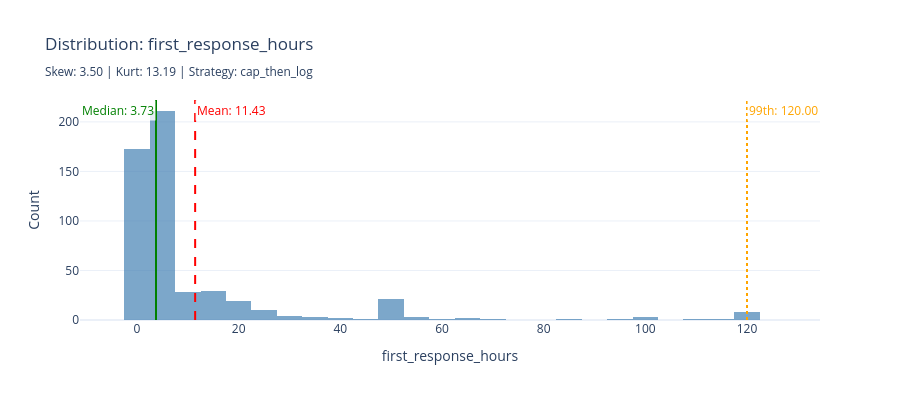
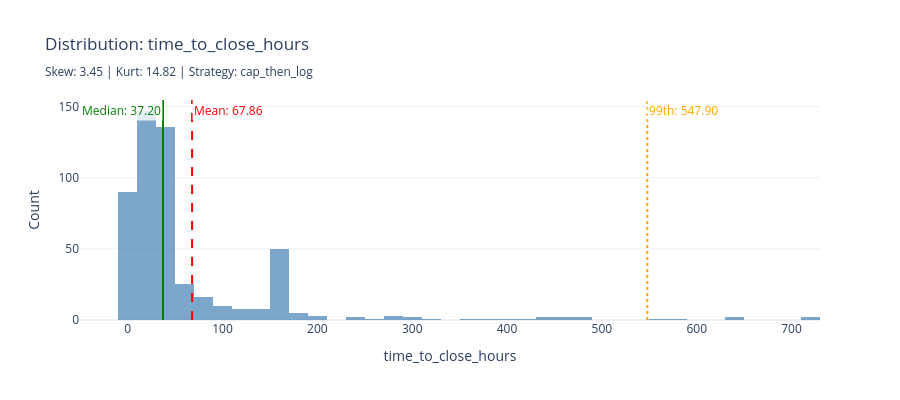
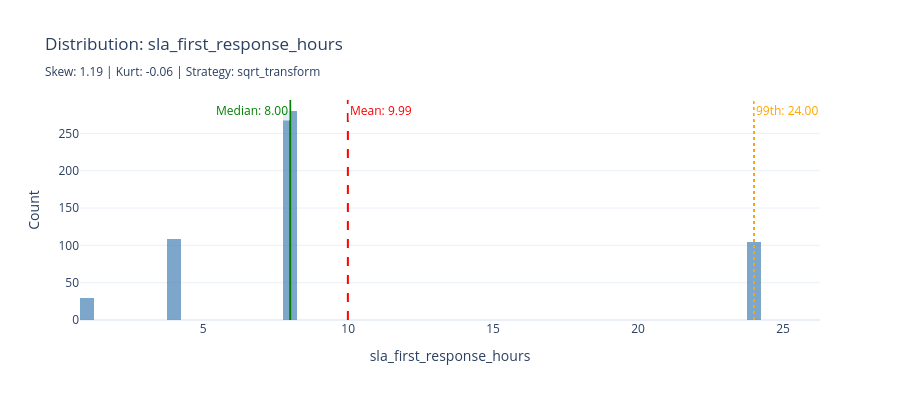
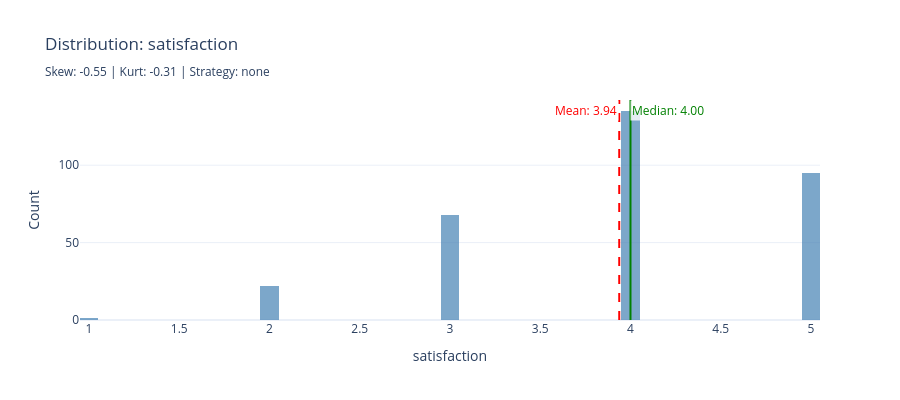

The notebook cell saved with these charts, in order:
### Markdown cell above
## 2.4 Numeric Columns Analysis

**📖 How to Interpret These Charts:**
- **Red dashed line** = Mean (sensitive to outliers)
- **Green solid line** = Median (robust to outliers)
- **Large gap between mean and median** = Skewed distribution
- **Long right tail** = Positive skew (common in count/amount data)

**📖 Understanding Distribution Metrics**

| Metric | Interpretation | Action |
|--------|---------------|--------|
| **Skewness** | Measures asymmetry | \|skew\| > 1: Consider log transform |
| **Kurtosis** | Measures tail heaviness | kurt > 10: Cap outliers before transform |
| **Zero %** | Percentage of zeros | > 40%: Use zero-inflation handling |

**📖 Transformation Decision Tree:**
1. If zeros > 40% → Create binary indicator + log(non-zeros)
2. If \|skewness\| > 1 AND kurtosis > 10 → Cap then log
3. If \|skewness\| > 1 → Log transform
4. If kurtosis > 10 → Cap outliers only
5. Otherwise → Standard scaling is sufficient

### Code cell
# Use framework's DistributionAnalyzer for comprehensive analysis
analyzer = DistributionAnalyzer()

numeric_cols = [
    name for name, col in findings.columns.items()
    if col.inferred_type in [ColumnType.NUMERIC_CONTINUOUS, ColumnType.NUMERIC_DISCRETE]
    and name not in TEMPORAL_METADATA_COLS
]

# Analyze all numeric columns using the framework
analyses = analyzer.analyze_dataframe(df, numeric_cols)
recommendations = {col: analyzer.recommend_transformation(analysis)
                   for col, analysis in analyses.items()}

for col_name in numeric_cols:
    col_info = findings.columns[col_name]
    analysis = analyses.get(col_name)
    rec = recommendations.get(col_name)

    print(f"\n{'='*70}")
    print(f"Column: {col_name}")
    print(f"Type: {col_info.inferred_type.value} (Confidence: {col_info.confidence:.0%})")
    print("-" * 70)

    if analysis:
        print("📊 Distribution Statistics:")
        print(f"   Mean: {analysis.mean:.3f}  |  Median: {analysis.median:.3f}  |  Std: {analysis.std:.3f}")
        print(f"   Range: [{analysis.min_value:.3f}, {analysis.max_value:.3f}]")
        print(f"   Percentiles: 1%={analysis.percentiles['p1']:.3f}, 25%={analysis.q1:.3f}, 75%={analysis.q3:.3f}, 99%={analysis.percentiles['p99']:.3f}")
        print("\n📈 Shape Analysis:")
        skew_label = '(Right-skewed)' if analysis.skewness > 0.5 else '(Left-skewed)' if analysis.skewness < -0.5 else '(Symmetric)'
        print(f"   Skewness: {analysis.skewness:.2f} {skew_label}")
        kurt_label = '(Heavy tails/outliers)' if analysis.kurtosis > 3 else '(Light tails)'
        print(f"   Kurtosis: {analysis.kurtosis:.2f} {kurt_label}")
        print(f"   Zeros: {analysis.zero_count:,} ({analysis.zero_percentage:.1f}%)")
        print(f"   Outliers (IQR): {analysis.outlier_count_iqr:,} ({analysis.outlier_percentage:.1f}%)")

        if rec:
            print(f"\n🔧 Recommended Transformation: {rec.recommended_transform.value}")
            print(f"   Reason: {rec.reason}")
            print(f"   Priority: {rec.priority}")
            if rec.warnings:
                for warn in rec.warnings:
                    print(f"   ⚠️ {warn}")

    # Create enhanced histogram with Plotly
    data = df[col_name].dropna()
    fig = go.Figure()

    fig.add_trace(go.Histogram(x=data, nbinsx=50, name='Distribution',
                                marker_color='steelblue', opacity=0.7))

    # Calculate mean and median
    mean_val = data.mean()
    median_val = data.median()

    # Position labels on opposite sides (left/right) to avoid overlap
    # The larger value gets right-justified, smaller gets left-justified
    mean_position = "top right" if mean_val >= median_val else "top left"
    median_position = "top left" if mean_val >= median_val else "top right"

    # Add mean line
    fig.add_vline(
        x=mean_val,
        line_dash="dash",
        line_color="red",
        annotation_text=f"Mean: {mean_val:.2f}",
        annotation_position=mean_position,
        annotation_font_color="red",
        annotation_bgcolor="rgba(255,255,255,0.8)"
    )

    # Add median line
    fig.add_vline(
        x=median_val,
        line_dash="solid",
        line_color="green",
        annotation_text=f"Median: {median_val:.2f}",
        annotation_position=median_position,
        annotation_font_color="green",
        annotation_bgcolor="rgba(255,255,255,0.8)"
    )

    # Add 99th percentile marker if there are outliers
    if analysis and analysis.outlier_percentage > 5:
        fig.add_vline(x=analysis.percentiles['p99'], line_dash="dot", line_color="orange",
                      annotation_text=f"99th: {analysis.percentiles['p99']:.2f}",
                      annotation_position="top right",
                      annotation_font_color="orange",
                      annotation_bgcolor="rgba(255,255,255,0.8)")

    transform_label = rec.recommended_transform.value if rec else "none"
    fig.update_layout(
        title=f"Distribution: {col_name}<br><sub>Skew: {analysis.skewness:.2f} | Kurt: {analysis.kurtosis:.2f} | Strategy: {transform_label}</sub>",
        xaxis_title=col_name,
        yaxis_title="Count",
        template='plotly_white',
        height=400
    )
    display_figure(fig)

### Figure 1 — Plotly figure (JSON) as saved in the notebook; plotly's stock layout.template omitted (floating-point values rounded to 4 significant figures; data arrays with more than 128 entries replaced by an {"elided": "..."} marker saying what was removed)
{"data": [{"marker": {"color": "steelblue"}, "name": "Distribution", "nbinsx": 50, "opacity": 0.7, "type": "histogram", "x": {"elided": "523 float values"}}], "layout": {"annotations": [{"bgcolor": "rgba(255,255,255,0.8)", "font": {"color": "red"}, "showarrow": false, "text": "Mean: 11.43", "x": 11.43, "xanchor": "left", "xref": "x", "y": 1, "yanchor": "top", "yref": "y domain"}, {"bgcolor": "rgba(255,255,255,0.8)", "font": {"color": "green"}, "showarrow": false, "text": "Median: 3.73", "x": 3.73, "xanchor": "right", "xref": "x", "y": 1, "yanchor": "top", "yref": "y domain"}, {"bgcolor": "rgba(255,255,255,0.8)", "font": {"color": "orange"}, "showarrow": false, "text": "99th: 120.00", "x": 120.0, "xanchor": "left", "xref": "x", "y": 1, "yanchor": "top", "yref": "y domain"}], "height": 400, "shapes": [{"line": {"color": "red", "dash": "dash"}, "type": "line", "x0": 11.43, "x1": 11.43, "xref": "x", "y0": 0, "y1": 1, "yref": "y domain"}, {"line": {"color": "green", "dash": "solid"}, "type": "line", "x0": 3.73, "x1": 3.73, "xref": "x", "y0": 0, "y1": 1, "yref": "y domain"}, {"line": {"color": "orange", "dash": "dot"}, "type": "line", "x0": 120.0, "x1": 120.0, "xref": "x", "y0": 0, "y1": 1, "yref": "y domain"}], "title": {"text": "Distribution: first_response_hours<br><sub>Skew: 3.50 | Kurt: 13.19 | Strategy: cap_then_log</sub>"}, "xaxis": {"title": {"text": "first_response_hours"}}, "yaxis": {"title": {"text": "Count"}}}}

### Figure 2 — Plotly figure (JSON) as saved in the notebook; plotly's stock layout.template omitted (floating-point values rounded to 4 significant figures; data arrays with more than 128 entries replaced by an {"elided": "..."} marker saying what was removed)
{"data": [{"marker": {"color": "steelblue"}, "name": "Distribution", "nbinsx": 50, "opacity": 0.7, "type": "histogram", "x": {"elided": "523 float values"}}], "layout": {"annotations": [{"bgcolor": "rgba(255,255,255,0.8)", "font": {"color": "red"}, "showarrow": false, "text": "Mean: 67.86", "x": 67.86, "xanchor": "left", "xref": "x", "y": 1, "yanchor": "top", "yref": "y domain"}, {"bgcolor": "rgba(255,255,255,0.8)", "font": {"color": "green"}, "showarrow": false, "text": "Median: 37.20", "x": 37.2, "xanchor": "right", "xref": "x", "y": 1, "yanchor": "top", "yref": "y domain"}, {"bgcolor": "rgba(255,255,255,0.8)", "font": {"color": "orange"}, "showarrow": false, "text": "99th: 547.90", "x": 547.9, "xanchor": "left", "xref": "x", "y": 1, "yanchor": "top", "yref": "y domain"}], "height": 400, "shapes": [{"line": {"color": "red", "dash": "dash"}, "type": "line", "x0": 67.86, "x1": 67.86, "xref": "x", "y0": 0, "y1": 1, "yref": "y domain"}, {"line": {"color": "green", "dash": "solid"}, "type": "line", "x0": 37.2, "x1": 37.2, "xref": "x", "y0": 0, "y1": 1, "yref": "y domain"}, {"line": {"color": "orange", "dash": "dot"}, "type": "line", "x0": 547.9, "x1": 547.9, "xref": "x", "y0": 0, "y1": 1, "yref": "y domain"}], "title": {"text": "Distribution: time_to_close_hours<br><sub>Skew: 3.45 | Kurt: 14.82 | Strategy: cap_then_log</sub>"}, "xaxis": {"title": {"text": "time_to_close_hours"}}, "yaxis": {"title": {"text": "Count"}}}}

### Figure 3 — Plotly figure (JSON) as saved in the notebook; plotly's stock layout.template omitted (floating-point values rounded to 4 significant figures; data arrays with more than 128 entries replaced by an {"elided": "..."} marker saying what was removed)
{"data": [{"marker": {"color": "steelblue"}, "name": "Distribution", "nbinsx": 50, "opacity": 0.7, "type": "histogram", "x": {"elided": "523 int values"}}], "layout": {"annotations": [{"bgcolor": "rgba(255,255,255,0.8)", "font": {"color": "red"}, "showarrow": false, "text": "Mean: 9.99", "x": 9.99, "xanchor": "left", "xref": "x", "y": 1, "yanchor": "top", "yref": "y domain"}, {"bgcolor": "rgba(255,255,255,0.8)", "font": {"color": "green"}, "showarrow": false, "text": "Median: 8.00", "x": 8.0, "xanchor": "right", "xref": "x", "y": 1, "yanchor": "top", "yref": "y domain"}, {"bgcolor": "rgba(255,255,255,0.8)", "font": {"color": "orange"}, "showarrow": false, "text": "99th: 24.00", "x": 24.0, "xanchor": "left", "xref": "x", "y": 1, "yanchor": "top", "yref": "y domain"}], "height": 400, "shapes": [{"line": {"color": "red", "dash": "dash"}, "type": "line", "x0": 9.99, "x1": 9.99, "xref": "x", "y0": 0, "y1": 1, "yref": "y domain"}, {"line": {"color": "green", "dash": "solid"}, "type": "line", "x0": 8.0, "x1": 8.0, "xref": "x", "y0": 0, "y1": 1, "yref": "y domain"}, {"line": {"color": "orange", "dash": "dot"}, "type": "line", "x0": 24.0, "x1": 24.0, "xref": "x", "y0": 0, "y1": 1, "yref": "y domain"}], "title": {"text": "Distribution: sla_first_response_hours<br><sub>Skew: 1.19 | Kurt: -0.06 | Strategy: sqrt_transform</sub>"}, "xaxis": {"title": {"text": "sla_first_response_hours"}}, "yaxis": {"title": {"text": "Count"}}}}

### Figure 4 — Plotly figure (JSON) as saved in the notebook; plotly's stock layout.template omitted (floating-point values rounded to 4 significant figures; data arrays with more than 128 entries replaced by an {"elided": "..."} marker saying what was removed)
{"data": [{"marker": {"color": "steelblue"}, "name": "Distribution", "nbinsx": 50, "opacity": 0.7, "type": "histogram", "x": {"elided": "321 float values"}}], "layout": {"annotations": [{"bgcolor": "rgba(255,255,255,0.8)", "font": {"color": "red"}, "showarrow": false, "text": "Mean: 3.94", "x": 3.938, "xanchor": "right", "xref": "x", "y": 1, "yanchor": "top", "yref": "y domain"}, {"bgcolor": "rgba(255,255,255,0.8)", "font": {"color": "green"}, "showarrow": false, "text": "Median: 4.00", "x": 4.0, "xanchor": "left", "xref": "x", "y": 1, "yanchor": "top", "yref": "y domain"}], "height": 400, "shapes": [{"line": {"color": "red", "dash": "dash"}, "type": "line", "x0": 3.938, "x1": 3.938, "xref": "x", "y0": 0, "y1": 1, "yref": "y domain"}, {"line": {"color": "green", "dash": "solid"}, "type": "line", "x0": 4.0, "x1": 4.0, "xref": "x", "y0": 0, "y1": 1, "yref": "y domain"}], "title": {"text": "Distribution: satisfaction<br><sub>Skew: -0.55 | Kurt: -0.31 | Strategy: none</sub>"}, "xaxis": {"title": {"text": "satisfaction"}}, "yaxis": {"title": {"text": "Count"}}}}
